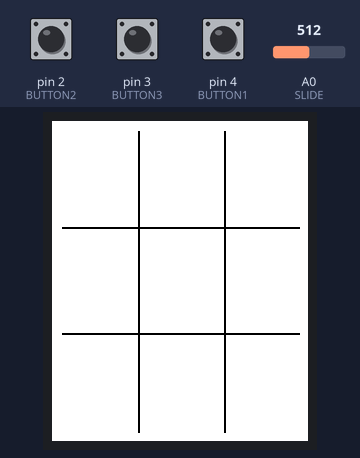
This sketch was run on a simulated Arduino Uno, built with avr-gcc and run on an emulated ATmega328P. On the bench: 128×160 colour display. Inputs (shaded band) come from the test bench; at power-on: pin 2 (BUTTON2) LOW, pin 3 (BUTTON3) LOW, pin 4 (BUTTON1) LOW, A0 (SLIDE) = 512.

Above: at 1.3 s.
1.4 s: pin 2 (BUTTON2) pulled HIGH for 0.15 s
At 2.6 s:
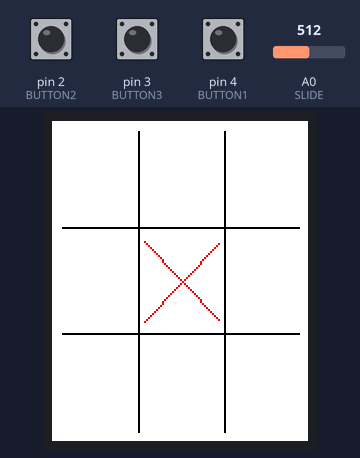
3.0 s: pin 3 (BUTTON3) pulled HIGH for 0.15 s
At 3.8 s:
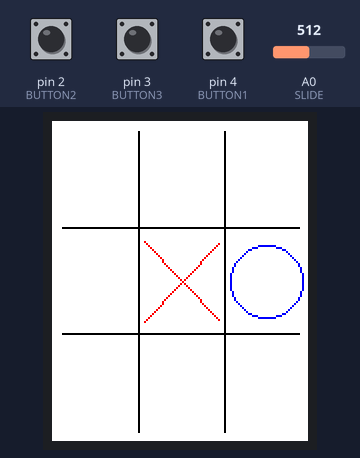
4.6 s: pin 4 (BUTTON1) pulled HIGH for 0.15 s
At 5.0 s:
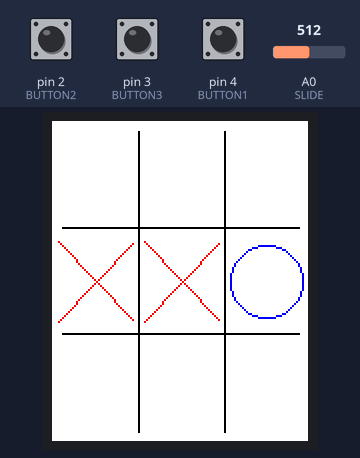
Timing chart, 0 to 7.6 s (numbered marks = the images above; inputs shaded):
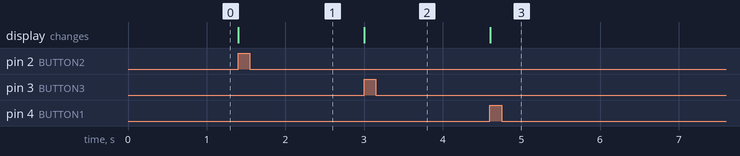

The sketch:

Tic_Tac_Toe.ino
```cpp
#include <Adafruit_GFX.h>    // Core graphics library
#include <Adafruit_ST7735.h> // Hardware-specific library
#include <SPI.h>
#include "Hardware.h"
#define TFT_CS     10
#define TFT_RST    9
#define TFT_DC     8
Adafruit_ST7735 tft = Adafruit_ST7735(TFT_CS,  TFT_DC, TFT_RST);
#define TFT_SCLK 13
#define TFT_MOSI 11
int h = tft.height();
int w = tft.width();
Hardware tic;
int d = 500;
int k = 0;
int used [3][3];
int c = 0;
boolean gameOver = false;
boolean xWin = false;
boolean oWin = false;

void setup(void) {
  Serial.begin(115200);
  tic = Hardware();
  tft.initR(INITR_BLACKTAB);   // initialize a ST7735S chip, black tab
  tft.fillScreen(ST7735_WHITE);
}

void loop() {
    while (!gameOver)
    {
    drawGrid();
    if (k == 0)
    placeX();
    if (k == 1)
    placeO();
    endGame();
    }
    tft.fillRect(0,0,200,200,ST7735_WHITE);
    delay(1000);
    endScreen();
}
void drawGrid(){
  tft.drawLine(43,5,43,155,ST7735_BLACK);
  tft.drawLine(86,5,86,155,ST7735_BLACK);
  tft.drawLine(5,53,123,53,ST7735_BLACK);
  tft.drawLine(5,106,123,106,ST7735_BLACK);
}

void drawX (int x, int y){
    tft.drawLine(x-19,y-20,x+18,y+19,ST7735_RED);
    tft.drawLine(x-19,y+20,x+18,y-19,ST7735_RED);
    }

 void placeX (){
     int x1 = -1000;
     int y1;
    if (tic.getSlideVal() == 1)
        y1 = 133;
    if (tic.getSlideVal() == 2)
        y1 = 80;
    if (tic.getSlideVal() == 3)
        y1 = 27;
    if (tic.button1Pressed())
        {x1 = 22;
        if (used[0][tic.getSlideVal()-1] == 0){
        drawX(x1,y1);
        k += 1;
        used[0][tic.getSlideVal()-1] = 1;}
        delay(d);}
    if (tic.button2Pressed())
        {x1 = 65;
        if (used[1][tic.getSlideVal() - 1] == 0){
        drawX(x1,y1);
        k += 1;
        used[1][tic.getSlideVal() - 1] = 1;}
        delay(d);}
    if (tic.button3Pressed())
        {x1 = 108;
        //c = (3*5) + tic.getSlideVal();
        if (used[2][tic.getSlideVal()-1] == 0){
        drawX(x1,y1);
        k += 1;
        //used[2][tic.getSlideVal() -1] = 1;
        used[2][tic.getSlideVal()-1] = 1;}
        delay(d);}
 }

void placeO (){
     int x1 = -1000;
     int y1;
    if (tic.getSlideVal() == 1)
        y1 = 133;
    if (tic.getSlideVal() == 2)
        y1 = 80;
    if (tic.getSlideVal() == 3)
        y1 = 27;
    if (tic.button1Pressed())
        {x1 = 22;
        if (used[0][tic.getSlideVal()-1] == 0){
        drawO(x1,y1);
        k -= 1;
        used[0][tic.getSlideVal()-1] = 2;}
        delay(d);}
    if (tic.button2Pressed())
        {x1 = 65;
        if (used[1][tic.getSlideVal() - 1] == 0){
        drawO(x1,y1);
        k -= 1;
        used[1][tic.getSlideVal() - 1] = 2;}
        delay(d);}
    if (tic.button3Pressed())
        {x1 = 108;
        if (used[2][tic.getSlideVal()-1] == 0){
        drawO(x1,y1);
        k -= 1;
        used[2][tic.getSlideVal()-1] = 2;}
        delay(d);}
}

void drawO (int x, int y){
    tft.drawCircle(x-1,y,18,ST7735_BLUE);
}
void endGame(){
    if (used[0][0] == 1 && used[0][1] == 1 && used[0][2] == 1){
        gameOver = true;
        xWin = true;
        tft.drawLine(22,5,22,123,ST7735_RED);
    }
    if (used[1][0] == 1 && used[1][1] == 1 && used[1][2] == 1){
        gameOver = true;
        xWin = true;
    }
    if (used[2][0] == 1 && used[2][1] == 1 && used[2][2] == 1){
        gameOver = true;
        xWin = true;
    }
    if (used[0][0] == 1 && used[1][0] == 1 && used[2][0] == 1){
        gameOver = true;
        xWin = true;
    }
    if (used[0][1] == 1 && used[1][1] == 1 && used[2][1] == 1){
        gameOver = true;
        xWin = true;
    }
    if (used[0][2] == 1 && used[1][2] == 1 && used[2][2] == 1){
        gameOver = true;
        xWin = true;
    }
    if (used[0][0] == 1 && used[1][1] == 1 && used[2][2] == 1){
        gameOver = true;
        xWin = true;
    }
    if (used[0][2] == 1 && used[1][1] == 1 && used[2][0] == 1){
        gameOver = true;
        xWin = true;
    }
    ////////////////////////////////////////////////
    if (used[0][0] == 2 && used[0][1] == 2 && used[0][2] == 2){
        gameOver = true;
        oWin = true;
    }
    if (used[1][0] == 2 && used[1][1] == 2 && used[1][2] == 2){
        gameOver = true;
        oWin = true;
    }
    if (used[2][0] == 2 && used[2][1] == 2 && used[2][2] == 2){
        gameOver = true;
        oWin = true;
    }
    if (used[0][0] == 2 && used[1][0] == 2 && used[2][0] == 2){
        gameOver = true;
        oWin = true;
    }
    if (used[0][1] == 2 && used[1][1] == 2 &&  used[2][1] == 2){
        gameOver = true;
        oWin = true;
    }
    if (used[0][2] == 2 && used[1][2] == 2 && used[2][2] == 2){
        gameOver = true;
        oWin = true;
    }
    if (used[0][0] == 2 && used[1][1] == 2 && used[2][2] == 2){
        gameOver = true;
        oWin = true;
    }
    if (used[0][2] == 2 && used[1][1] == 2 && used[2][0] == 2){
        gameOver = true;
        oWin = true;
    }

}
    void endScreen(){

        if (xWin){
            for (int i = 0; i < 100; i+=5){
            tft.fillCircle(65,80,10+i,ST7735_RED);
            }
            delay(1000);
        }
        if (oWin){
            for (int i = 0; i < 100; i+=5){
            tft.fillCircle(65,80,10+i,ST7735_BLUE);}
            delay(1000);


    }
    }
```

Hardware.cpp
```cpp
#include "Hardware.h"

Hardware::Hardware(){
    BUTTON1 = 4;
    BUTTON2 = 2;
    BUTTON3 = 3;
    SLIDE = A0;
}

Hardware::Hardware(int b1, int b2, int b3){
    BUTTON1 = b1;
    BUTTON2 = b2;
BUTTON3 = b3;
    SLIDE = A0;
}

bool Hardware::button1Pressed(){
     return digitalRead(BUTTON1);
}

bool Hardware::button2Pressed(){
     return digitalRead(BUTTON2);
}

bool Hardware::button3Pressed(){
     return digitalRead(BUTTON3);
}

int Hardware::getSlideVal(){
    return map(analogRead(SLIDE), 0, 1023, 3, 0);
}
```

Hardware.h
```cpp
#ifndef __HARDWARE_H__
#include <Arduino.h>

class Hardware{
    public:
        Hardware();
        Hardware(int, int, int);

        bool button1Pressed();
        bool button2Pressed();
        bool button3Pressed();
        int getSlideVal();

    private:
        int BUTTON1;
        int BUTTON2;
        int BUTTON3;
        int SLIDE;
};

#endif
```

Measured:
- after the input at 1.4 s, the display: changes at once (image 1)
- after the input at 3.0 s, the display: changes at once (image 2)
- after the input at 4.6 s, the display: changes at once (image 3)
